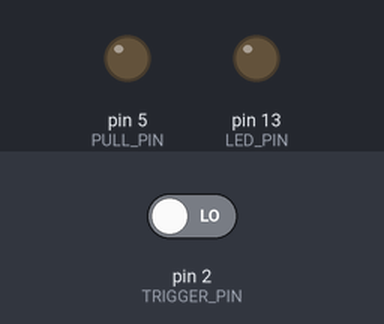
Bench run of a program on a simulated Arduino Nano, built with avr-gcc and run on an emulated ATmega328P. Shown: output pins drawn as LEDs (lit = HIGH). The test bench sets the inputs (shaded band); at power-on: pin 2 (TRIGGER_PIN) LOW.

Above: at 1.2 s.
1.3 s: pin 2 (TRIGGER_PIN) driven HIGH
At 1.6 s:
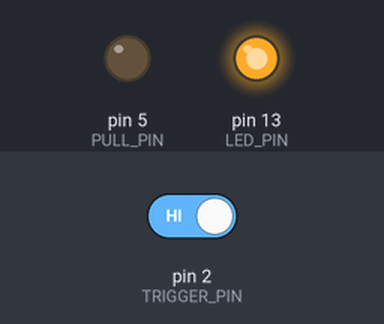
4.3 s: pin 2 (TRIGGER_PIN) driven LOW
At 5.7 s:
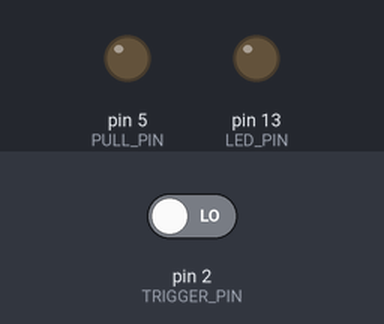
Timing chart, 0 to 7.3 s (numbered marks = the images above; inputs shaded):
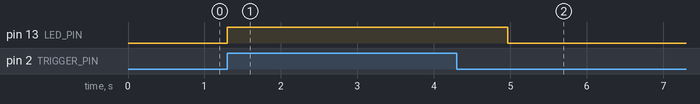

The program:

main.cpp
```cpp
#include <Arduino.h>
#include <IRremote.h>

const int RECV_PIN = 3;
const int TRIGGER_PIN = 2;
const int LED_PIN = 13;
const int PULL_PIN = 5;

IRrecv irrecv(RECV_PIN);
IRsend irsend;

decode_results results;

void setup()
{
  Serial.begin(9600);

  irrecv.enableIRIn();

  pinMode(TRIGGER_PIN, INPUT);
  pinMode(LED_PIN, OUTPUT);
  pinMode(PULL_PIN, OUTPUT);

  digitalWrite(PULL_PIN, LOW);
}

void dump(decode_results *results)
{
  int count = results->rawlen;
  if (results->decode_type == UNKNOWN)
  {
    Serial.println("Could not decode message");
  }
  else
  {
    if (results->decode_type == NEC)
    {
      Serial.print("Decoded NEC: ");
    }
    else if (results->decode_type == SONY)
    {
      Serial.print("Decoded SONY: ");
    }
    else if (results->decode_type == RC5)
    {
      Serial.print("Decoded RC5: ");
    }
    else if (results->decode_type == RC6)
    {
      Serial.print("Decoded RC6: ");
    }
    Serial.print(results->value, HEX);
    Serial.print(" (");
    Serial.print(results->bits, DEC);
    Serial.println(" bits)");
  }
  Serial.print("Raw (");
  Serial.print(count, DEC);
  Serial.print("): ");

  for (int i = 0; i < count; i++)
  {
    if ((i % 2) == 1)
    {
      Serial.print(results->rawbuf[i] * USECPERTICK, DEC);
    }
    else
    {
      Serial.print(-(int)results->rawbuf[i] * USECPERTICK, DEC);
    }
    Serial.print(" ");
  }
  Serial.println("");
}

void loop()
{
  // if (irrecv.decode(&results)) {
  //   dump(&results);
  //   irrecv.resume(); // Receive the next value
  // }

  if (digitalRead(TRIGGER_PIN) == HIGH)
  {
    digitalWrite(LED_PIN, HIGH);

    for (size_t i = 0; i < 3; i++)
    {
      irsend.sendSony(0xB4B8F, 20);
      delay(10);
    }

    delay(500);
    digitalWrite(LED_PIN, LOW);
  }
}
```

Measured:
- after the input at 1.3 s, pin 13 (LED_PIN): LOW → HIGH at once
- after the input at 4.3 s, pin 13 (LED_PIN): HIGH → LOW after 0.67 s
